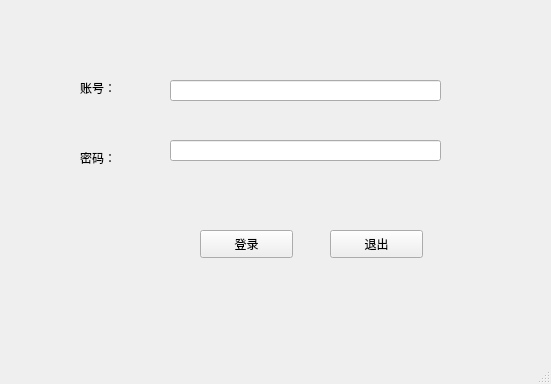
<?xml version="1.0" encoding="UTF-8"?>
<ui version="4.0">
 <class>Test</class>
 <widget class="QMainWindow" name="Test">
  <property name="geometry">
   <rect>
    <x>0</x>
    <y>0</y>
    <width>551</width>
    <height>384</height>
   </rect>
  </property>
  <property name="windowTitle">
   <string>MainWindow</string>
  </property>
  <property name="windowOpacity">
   <double>0.500000000000000</double>
  </property>
  <widget class="QWidget" name="centralwidget">
   <property name="styleSheet">
    <string notr="true">border-image: url(:/png/Kasumigaoka1.jpg);</string>
   </property>
   <widget class="QPushButton" name="pushButton_3">
    <property name="geometry">
     <rect>
      <x>200</x>
      <y>230</y>
      <width>93</width>
      <height>28</height>
     </rect>
    </property>
    <property name="text">
     <string>登录</string>
    </property>
   </widget>
   <widget class="QLabel" name="label">
    <property name="geometry">
     <rect>
      <x>80</x>
      <y>80</y>
      <width>72</width>
      <height>15</height>
     </rect>
    </property>
    <property name="text">
     <string>账号：</string>
    </property>
   </widget>
   <widget class="QLabel" name="label_2">
    <property name="geometry">
     <rect>
      <x>80</x>
      <y>150</y>
      <width>72</width>
      <height>15</height>
     </rect>
    </property>
    <property name="text">
     <string>密码：</string>
    </property>
   </widget>
   <widget class="QPushButton" name="pushButton">
    <property name="geometry">
     <rect>
      <x>330</x>
      <y>230</y>
      <width>93</width>
      <height>28</height>
     </rect>
    </property>
    <property name="text">
     <string>退出</string>
    </property>
   </widget>
   <widget class="QLineEdit" name="lineEdit">
    <property name="geometry">
     <rect>
      <x>170</x>
      <y>80</y>
      <width>271</width>
      <height>21</height>
     </rect>
    </property>
   </widget>
   <widget class="QLineEdit" name="lineEdit_2">
    <property name="geometry">
     <rect>
      <x>170</x>
      <y>140</y>
      <width>271</width>
      <height>21</height>
     </rect>
    </property>
   </widget>
  </widget>
  <widget class="QMenuBar" name="menubar">
   <property name="geometry">
    <rect>
     <x>0</x>
     <y>0</y>
     <width>551</width>
     <height>26</height>
    </rect>
   </property>
  </widget>
  <widget class="QStatusBar" name="statusbar"/>
 </widget>
 <resources>
  <include location="img.qrc"/>
 </resources>
 <connections>
  <connection>
   <sender>pushButton</sender>
   <signal>clicked()</signal>
   <receiver>Test</receiver>
   <slot>close()</slot>
   <hints>
    <hint type="sourcelabel">
     <x>385</x>
     <y>269</y>
    </hint>
    <hint type="destinationlabel">
     <x>425</x>
     <y>315</y>
    </hint>
   </hints>
  </connection>
 </connections>
</ui>
